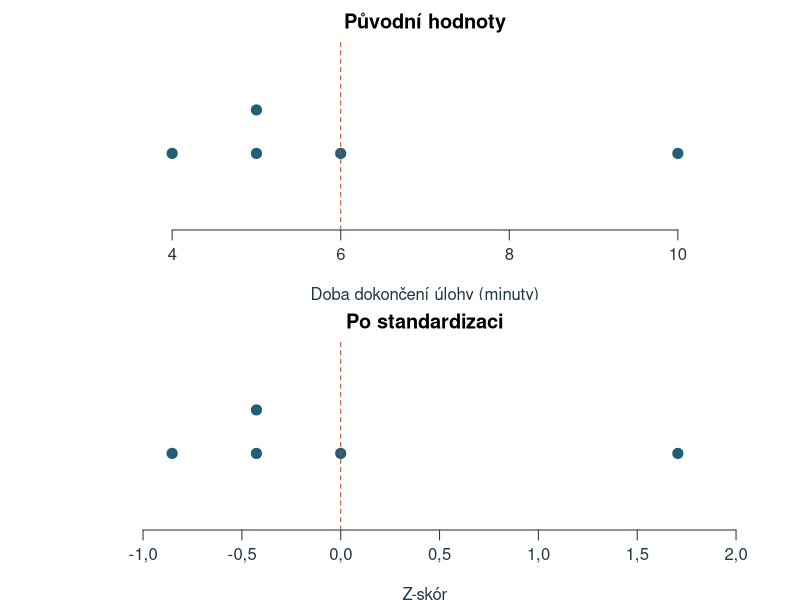
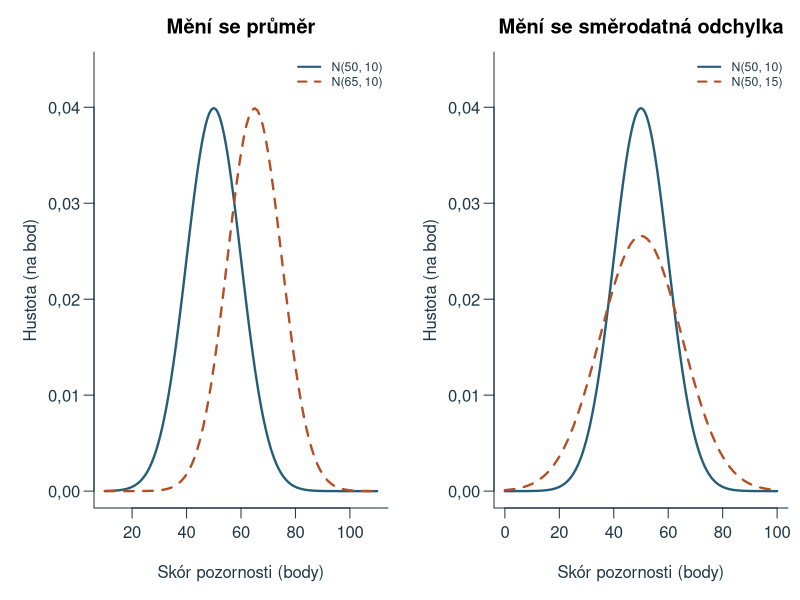
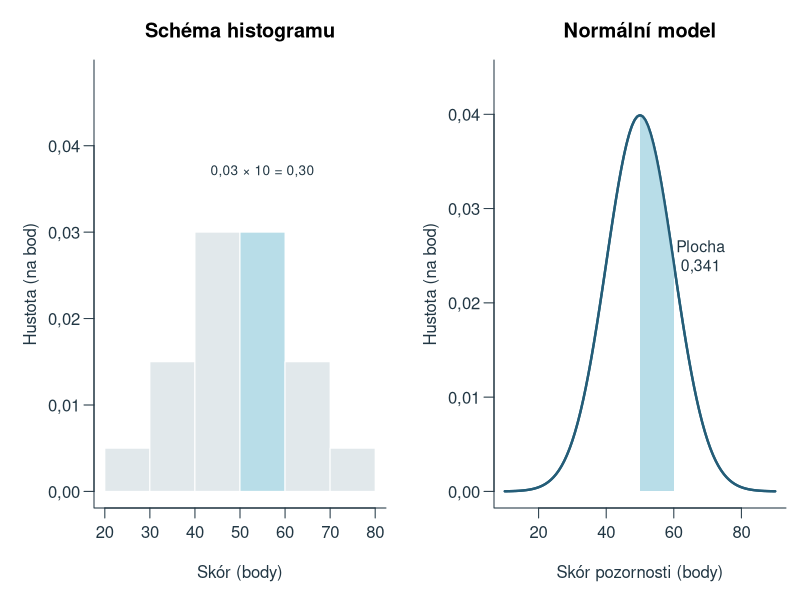
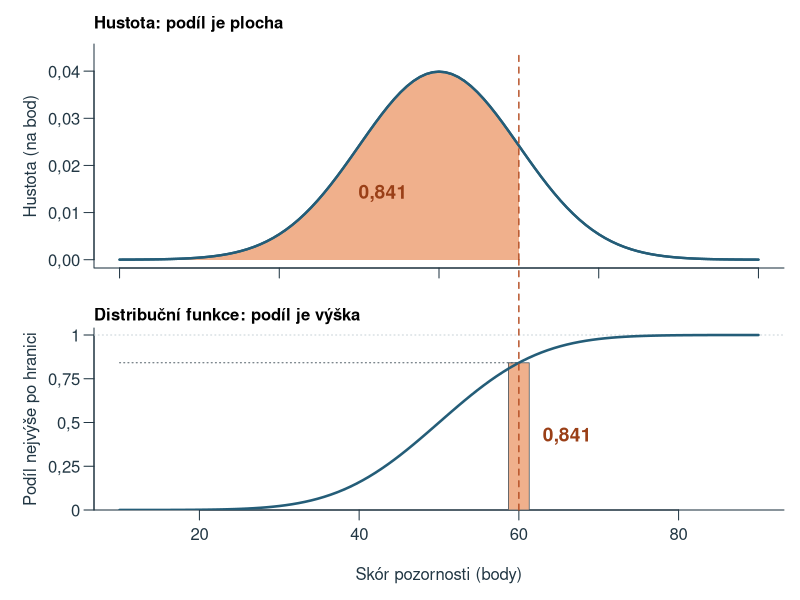
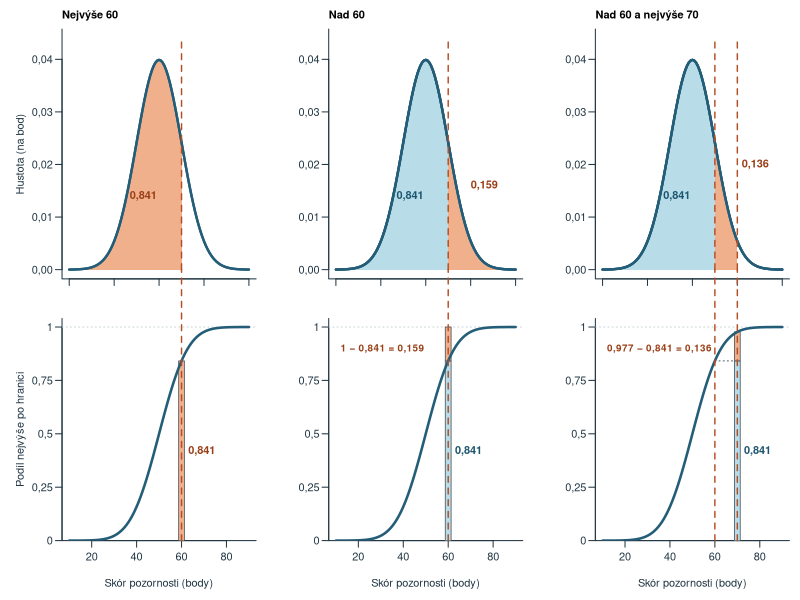
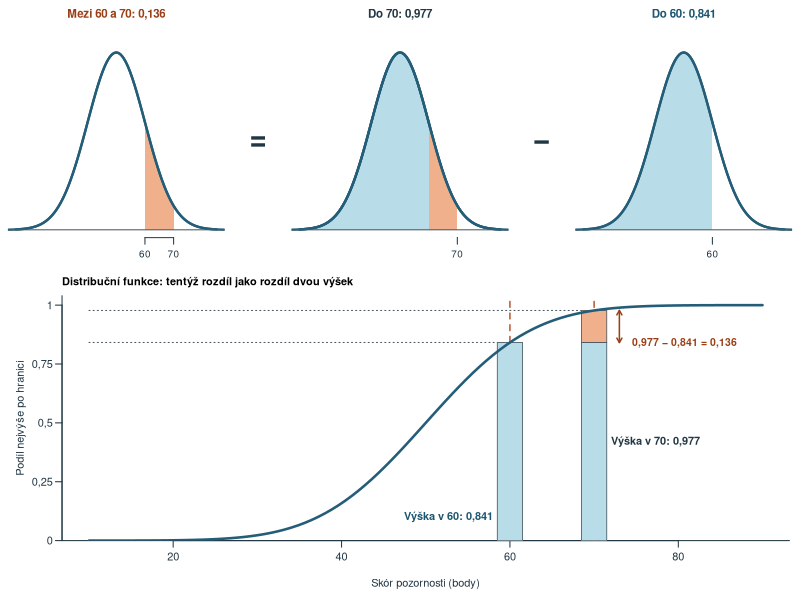
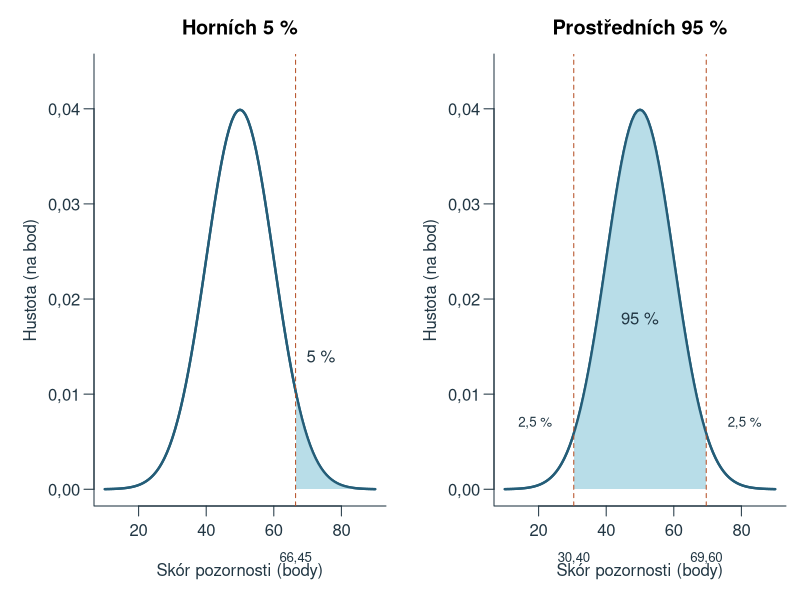
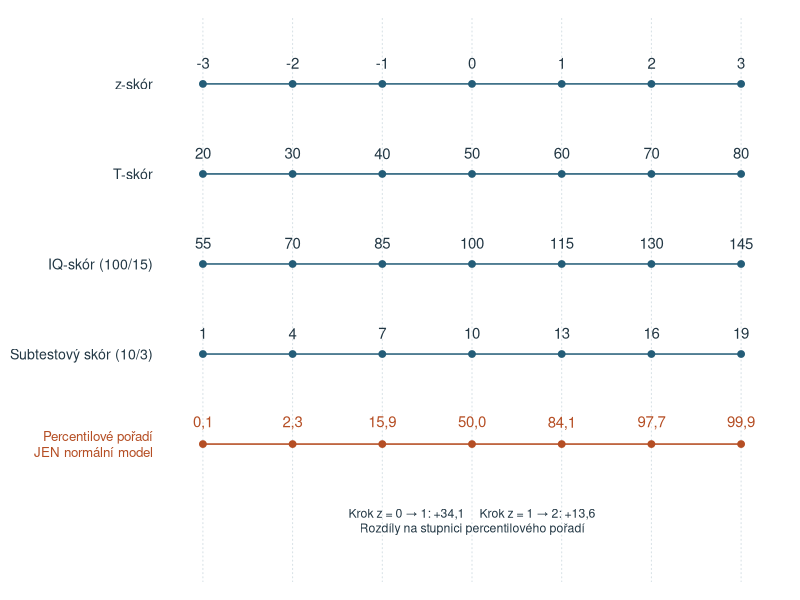

The R source for these figures, in order:
# Original teaching examples; base R, UTF-8, deterministic project-root paths.
ch4_data <- read.csv('data/kapitola_04.csv', fileEncoding='UTF-8')
ch4_x <- ch4_data$skor_body
ch4_p <- (seq_along(ch4_x)-.5)/length(ch4_x)
ch4_z <- qnorm(ch4_p)
ch4_reference <- mean(ch4_x)+sd(ch4_x)*ch4_z
ch4_sten_breaks <- c(-Inf,seq(-2,2,.5),Inf)
ch4_stanine_breaks <- c(-Inf,seq(-1.75,1.75,.5),Inf)
ch4_sten <- function(z) as.integer(cut(z,ch4_sten_breaks,right=TRUE))
ch4_stanine <- function(z) as.integer(cut(z,ch4_stanine_breaks,right=TRUE))
ch4_sten_proportions <- diff(pnorm(ch4_sten_breaks))
ch4_stanine_proportions <- diff(pnorm(ch4_stanine_breaks))
ch4_out <- 'assets/chapter-04/plots'
ch4_old_options <- options(OutDec=',')
dir.create(ch4_out,recursive=TRUE,showWarnings=FALSE)
ch4_blue <- '#245D78'; ch4_orange <- '#B54E24'; ch4_fill <- '#B8DDE8'; ch4_gray <- '#4D5A63'
ch4_draw <- function(name,code,width=8,height=4.5) {
  svg(file.path(ch4_out,paste0(name,'.svg')),width=width,height=height,family='sans',bg='white')
  par(mar=c(4.5,4.5,2.6,.8),mgp=c(2.7,.7,0),las=1,col.axis='#223744',col.lab='#223744',fg='#223744',cex=.9)
  force(code); dev.off()
}
ch4_curve <- function(mu=50,sigma=10,main='',xlim=c(10,90),ylim=c(0,.044)) {
  x <- seq(xlim[1],xlim[2],length.out=1001)
  plot(x,dnorm(x,mu,sigma),type='l',lwd=2.3,col=ch4_blue,xlab='Skór pozornosti (body)',ylab='Hustota (na bod)',main=main,xlim=xlim,ylim=ylim,bty='l')
}
ch4_area <- function(lower,upper,mu=50,sigma=10,fill=ch4_fill) {
  v <- seq(max(lower,mu-4*sigma),min(upper,mu+4*sigma),length.out=400)
  polygon(c(v[1],v,tail(v,1)),c(0,dnorm(v,mu,sigma),0),col=fill,border=NA)
  curve(dnorm(x,mu,sigma),add=TRUE,lwd=2.3,col=ch4_blue)
}
ch4_draw('standardizace', {
  par(mfrow=c(2,1),mar=c(3.5,3.5,2.1,1))
  v <- c(4,5,5,6,10); z <- (v-mean(v))/sd(v); h <- c(1,1,1.25,1,1)
  for(k in 1:2) {
    a <- if(k==1) v else z
    plot(a,h,pch=19,cex=1.35,col=ch4_blue,yaxt='n',ylab='',ylim=c(.6,1.6),xlim=range(a)+c(-.15,.15)*diff(range(a)),bty='n',xlab=if(k==1)'Doba dokončení úlohy (minuty)' else 'Z-skór',main=if(k==1)'Původní hodnoty' else 'Po standardizaci')
    abline(v=if(k==1)mean(v) else 0,lty=2,col=ch4_orange)
  }
},height=5)
ch4_draw('parametry', {
  par(mfrow=c(1,2),mar=c(4.6,4.7,2.6,.6))
  ch4_curve(main='Mění se průměr',xlim=c(10,110))
  curve(dnorm(x,65,10),add=TRUE,col=ch4_orange,lwd=2.3,lty=2)
  legend('topright',c('N(50, 10)','N(65, 10)'),col=c(ch4_blue,ch4_orange),lty=1:2,lwd=2,bty='n',cex=.74)
  ch4_curve(main='Mění se směrodatná odchylka',xlim=c(0,100))
  curve(dnorm(x,50,15),add=TRUE,col=ch4_orange,lwd=2.3,lty=2)
  legend('topright',c('N(50, 10)','N(50, 15)'),col=c(ch4_blue,ch4_orange),lty=1:2,lwd=2,bty='n',cex=.74)
},width=10)
ch4_draw('hustota', {
  par(mfrow=c(1,2),mar=c(4.6,4.7,3,.7))
  plot(NA,xlim=c(20,80),ylim=c(0,.048),xlab='Skór (body)',ylab='Hustota (na bod)',main='Schéma histogramu',bty='l')
  b <- seq(20,80,10); heights <- c(.005,.015,.03,.03,.015,.005)
  rect(b[-7],0,b[-1],heights,col=c(rep('#E1E8EB',3),ch4_fill,rep('#E1E8EB',2)),border='white')
  text(55,.037,'0,03 × 10 = 0,30',cex=.82)
  ch4_curve(main='Normální model')
  ch4_area(50,60)
  text(68,.025,'Plocha\n0,341',cex=.95)
},width=9)
# Density above, distribution function below: the coloured area equals the coloured height.
ch4_hi <- '#F0B08C'; ch4_hi_text <- '#9A3F17'; ch4_lo <- ch4_fill; ch4_lo_text <- '#1D5670'
ch4_fmt <- function(v) format(round(v,3),nsmall=3)
ch4_F <- function(x) pnorm(x,50,10)
ch4_top_mar <- c(1.6,4.7,2.2,.8); ch4_bottom_mar <- c(4.5,4.7,1.4,.8)
ch4_density_panel <- function(title,ylab='Hustota (na bod)') {
  par(mar=ch4_top_mar)
  x <- seq(10,90,length.out=1001)
  plot(x,dnorm(x,50,10),type='n',xlab='',ylab=ylab,xlim=c(10,90),ylim=c(0,.044),bty='l',xaxt='n')
  axis(1,at=seq(10,90,20),labels=FALSE)
  title(main=title,adj=0,cex.main=1)
}
ch4_density_line <- function() curve(dnorm(x,50,10),from=10,to=90,add=TRUE,lwd=2.3,col=ch4_blue)
ch4_cdf_panel <- function(title,ylab='Podíl nejvýše po hranici') {
  par(mar=ch4_bottom_mar)
  plot(NA,xlim=c(10,90),ylim=c(0,1.04),yaxs='i',xlab='Skór pozornosti (body)',ylab=ylab,bty='l',yaxt='n')
  axis(2,at=seq(0,1,.25),labels=c('0','0,25','0,5','0,75','1'))
  abline(h=1,col='#C9D3D8',lty=3)
  title(main=title,adj=0,cex.main=1)
}
ch4_cdf_line <- function() curve(ch4_F(x),from=10,to=90,add=TRUE,lwd=2.5,col=ch4_blue)
# Column at the boundary: stacked pieces c(y0,y1,fill).
ch4_column <- function(x,pieces,w=2.6) for(p in pieces) rect(x-w/2,p[[1]],x+w/2,p[[2]],col=p[[3]],border=ch4_gray,lwd=.8)
# One dashed boundary line through both panels; call in the top panel, then link() in the bottom one.
ch4_link_start <- function(xs) { segments(xs,0,xs,.044,lty=2,lwd=1.4,col=ch4_orange); grconvertY(0,'user','ndc') }
ch4_link_end <- function(xs,ndc) { op <- par(xpd=NA); segments(xs,0,xs,grconvertY(ndc,'ndc','user'),lty=2,lwd=1.4,col=ch4_orange); par(op) }
ch4_draw('distribucni', {
  layout(matrix(1:2,2))
  ch4_density_panel('Hustota: podíl je plocha')
  ch4_area(-Inf,60,fill=ch4_hi); ch4_density_line()
  text(43,.014,ch4_fmt(ch4_F(60)),col=ch4_hi_text,font=2,cex=1.15)
  ndc <- ch4_link_start(60)
  ch4_cdf_panel('Distribuční funkce: podíl je výška')
  ch4_column(60,list(list(0,ch4_F(60),ch4_hi)))
  segments(10,ch4_F(60),60,ch4_F(60),lty=3,col=ch4_gray)
  ch4_cdf_line(); ch4_link_end(60,ndc)
  text(63,ch4_F(60)/2,ch4_fmt(ch4_F(60)),col=ch4_hi_text,font=2,cex=1.15,adj=0)
},width=7,height=6.6)
ch4_draw('oblasti', {
  layout(matrix(1:6,2))
  ttl <- c('Nejvýše 60','Nad 60','Nad 60 a nejvýše 70')
  for(k in 1:3) {
    yl <- if(k==1) 'Hustota (na bod)' else ''
    ch4_density_panel(ttl[k],ylab=yl)
    if(k==1) { ch4_area(-Inf,60,fill=ch4_hi); text(43,.014,ch4_fmt(ch4_F(60)),col=ch4_hi_text,font=2) }
    if(k==2) { ch4_area(-Inf,60,fill=ch4_lo); ch4_area(60,Inf,fill=ch4_hi)
      text(43,.014,ch4_fmt(ch4_F(60)),col=ch4_lo_text,font=2); text(76,.016,ch4_fmt(1-ch4_F(60)),col=ch4_hi_text,font=2) }
    if(k==3) { ch4_area(-Inf,60,fill=ch4_lo); ch4_area(60,70,fill=ch4_hi)
      text(43,.014,ch4_fmt(ch4_F(60)),col=ch4_lo_text,font=2); text(78,.02,ch4_fmt(ch4_F(70)-ch4_F(60)),col=ch4_hi_text,font=2) }
    ch4_density_line()
    xs <- if(k==3) c(60,70) else 60
    ndc <- ch4_link_start(xs)
    ch4_cdf_panel('',ylab=if(k==1) 'Podíl nejvýše po hranici' else '')
    if(k==1) { ch4_column(60,list(list(0,ch4_F(60),ch4_hi)))
      text(63,.42,ch4_fmt(ch4_F(60)),col=ch4_hi_text,font=2,adj=0) }
    if(k==2) { ch4_column(60,list(list(0,ch4_F(60),ch4_lo),list(ch4_F(60),1,ch4_hi)))
      text(63,.42,ch4_fmt(ch4_F(60)),col=ch4_lo_text,font=2,adj=0)
      text(12,.9,paste0('1 − ',ch4_fmt(ch4_F(60)),' = ',ch4_fmt(1-ch4_F(60))),col=ch4_hi_text,font=2,adj=0,cex=.9) }
    if(k==3) { segments(60,ch4_F(60),70,ch4_F(60),lty=3,col=ch4_gray)
      ch4_column(70,list(list(0,ch4_F(60),ch4_lo),list(ch4_F(60),ch4_F(70),ch4_hi)))
      text(73,.42,ch4_fmt(ch4_F(60)),col=ch4_lo_text,font=2,adj=0)
      text(12,.9,paste0(ch4_fmt(ch4_F(70)),' − ',ch4_fmt(ch4_F(60)),' = ',ch4_fmt(ch4_F(70)-ch4_F(60))),col=ch4_hi_text,font=2,adj=0,cex=.9) }
    ch4_cdf_line(); ch4_link_end(xs,ndc)
  }
},width=10.5,height=6.4)
ch4_draw('mezi', {
  layout(matrix(c(1,2,3,4,5,6,6,6,6,6),2,byrow=TRUE),widths=c(1,.22,1,.22,1),heights=c(1,1.25))
  mini <- function(parts,lab,labcol,ticks) {
    par(mar=c(2.2,.6,2,.6))
    plot(NA,xlim=c(15,85),ylim=c(0,.044),axes=FALSE,xlab='',ylab='')
    for(p in parts) ch4_area(p[[1]],p[[2]],fill=p[[3]])
    ch4_density_line(); axis(1,at=ticks,cex.axis=.9); abline(h=0,col=ch4_gray)
    title(main=lab,col.main=labcol,cex.main=1.05)
  }
  sym <- function(s) { par(mar=c(2.2,0,2,0)); plot.new(); text(.5,.45,s,cex=2.6,font=2,col='#223744') }
  mini(list(list(60,70,ch4_hi)),paste('Mezi 60 a 70:',ch4_fmt(ch4_F(70)-ch4_F(60))),ch4_hi_text,c(60,70))
  sym('=')
  mini(list(list(-Inf,60,ch4_lo),list(60,70,ch4_hi)),paste('Do 70:',ch4_fmt(ch4_F(70))),'#223744',70)
  sym('−')
  mini(list(list(-Inf,60,ch4_lo)),paste('Do 60:',ch4_fmt(ch4_F(60))),ch4_lo_text,60)
  par(mar=c(4.5,4.7,2.2,.8))
  plot(NA,xlim=c(10,90),ylim=c(0,1.04),yaxs='i',xlab='Skór pozornosti (body)',ylab='Podíl nejvýše po hranici',bty='l',yaxt='n')
  axis(2,at=seq(0,1,.25),labels=c('0','0,25','0,5','0,75','1'))
  title(main='Distribuční funkce: tentýž rozdíl jako rozdíl dvou výšek',adj=0,cex.main=1)
  abline(v=c(60,70),lty=2,lwd=1.4,col=ch4_orange)
  segments(10,c(ch4_F(60),ch4_F(70)),c(60,70),c(ch4_F(60),ch4_F(70)),lty=3,col=ch4_gray)
  ch4_column(60,list(list(0,ch4_F(60),ch4_lo)),w=3)
  ch4_column(70,list(list(0,ch4_F(60),ch4_lo),list(ch4_F(60),ch4_F(70),ch4_hi)),w=3)
  ch4_cdf_line()
  text(58,.1,paste('Výška v 60:',ch4_fmt(ch4_F(60))),col=ch4_lo_text,font=2,adj=1)
  text(72,.42,paste('Výška v 70:',ch4_fmt(ch4_F(70))),col='#223744',font=2,adj=0)
  arrows(73,ch4_F(60),73,ch4_F(70),code=3,length=.05,col=ch4_hi_text,lwd=1.5)
  text(74.5,(ch4_F(60)+ch4_F(70))/2-.07,paste0(ch4_fmt(ch4_F(70)),' − ',ch4_fmt(ch4_F(60)),' = ',ch4_fmt(ch4_F(70)-ch4_F(60))),col=ch4_hi_text,font=2,adj=0,cex=.95)
},width=10,height=6.6)
ch4_draw('kvantily', {
  par(mfrow=c(1,2),mar=c(4.7,4.7,2.7,.7))
  ch4_curve(main='Horních 5 %');a<-qnorm(.95,50,10);ch4_area(a,Inf)
  abline(v=a,lty=2,col=ch4_orange);text(74,.014,'5 %');axis(1,at=a,labels='66,45',line=1.3,tick=FALSE,cex.axis=.8)
  ch4_curve(main='Prostředních 95 %');a<-qnorm(c(.025,.975),50,10);ch4_area(a[1],a[2])
  abline(v=a,lty=2,col=ch4_orange);text(50,.018,'95 %');text(c(19,81),.007,'2,5 %',cex=.8)
  axis(1,at=a,labels=c('30,40','69,60'),line=1.3,tick=FALSE,cex.axis=.8)
},width=9)
ch4_draw('skaly', {
  par(mar=c(1,9,1,1))
  zz<--3:3
  plot(NA,xlim=c(-3.2,3.2),ylim=c(-1.3,4.5),axes=FALSE,xlab='',ylab='')
  abline(v=zz,col='#D6E0E5',lty=3)
  for(k in 1:4) {
    y<-5-k;segments(-3,y,3,y,col=ch4_blue,lwd=1.5)
    points(zz,rep(y,7),pch=19,col=ch4_blue)
    text(zz,y+.23,list(zz,50+10*zz,100+15*zz,10+3*zz)[[k]])
    mtext(c('z-skór','T-skór','IQ-skór (100/15)','Subtestový skór (10/3)')[k],side=2,at=y,line=.5,las=1,cex=.85)
  }
  segments(-3,0,3,0,col=ch4_orange,lwd=1.5)
  points(zz,rep(0,7),pch=19,col=ch4_orange)
  text(zz,.23,format(round(100*pnorm(zz),1),decimal.mark=',',trim=TRUE),col=ch4_orange)
  mtext('Percentilové pořadí\nJEN normální model',side=2,at=0,line=.5,las=1,cex=.8,col=ch4_orange)
  text(0,-.85,'Krok z = 0 → 1: +34,1     Krok z = 1 → 2: +13,6\nRozdíly na stupnici percentilového pořadí',cex=.82)
},height=5.8)
ch4_draw('z-jako-jednotka', {
  par(mar=c(0,0,0,0));plot.new();plot.window(xlim=c(0,10),ylim=c(0,7),xaxs='i',yaxs='i')
  for(k in 1:2) {
    y<-if(k==1) 5 else 2
    text(.5,y+1.3,if(k==1) 'Test A: průměr 50 bodů; směrodatná odchylka 10 bodů' else 'Test B: průměr 30 bodů; směrodatná odchylka 6 bodů',adj=0,font=2)
    xx<-c(2,4,6);segments(1,y,7,y,col=ch4_blue)
    points(xx,rep(y,3),pch=19,col=ch4_blue)
    text(xx,y-.5,if(k==1)c('50','60','70') else c('30','36','42'))
    for(j in seq_len(k)) {
      arrows(xx[j],y+.5,xx[j+1],y+.5,length=.08,code=3,col=ch4_orange)
      text(mean(xx[j:(j+1)]),y+.8,if(k==1)'10 bodů' else '6 bodů',cex=.85)
    }
    points(xx[k+1],y,pch=21,cex=2.7,col=ch4_orange,bg='white',lwd=2)
    text(8.5,y,paste0('z = ',k),font=2,cex=1.25)
    text(2,y-.95,'průměr',cex=.85)
  }
  text(.5,.25,'Porovnáváme počet kroků od průměru, nikoli počty hrubých bodů.',adj=0,cex=.85)
},width=8,height=5.4)
ch4_draw('pasma-skoru', {
  par(mfrow=c(2,1),mar=c(6.2,4.4,4.6,1),cex=.95)
  pct<-function(v) paste0(format(round(100*v,1),nsmall=1,decimal.mark=',',trim=TRUE),' %')
  # Text on a white box so that it stays legible over the band boundaries.
  boxed<-function(x,y,label,adj=0,cex=.8,col='#223744') {
    w<-strwidth(label,cex=cex);h<-strheight(label,cex=cex)
    x0<-x-adj*w;rect(x0-.05,y-h/2-.012,x0+w+.05,y+h/2+.012,col='white',border=NA)
    text(x0,y,label,adj=c(0,.5),cex=cex,col=col)
  }
  for(k in 1:2) {
    breaks<-if(k==1) ch4_sten_breaks else ch4_stanine_breaks
    props<-if(k==1) ch4_sten_proportions else ch4_stanine_proportions
    inner<-breaks[is.finite(breaks)]
    finite_breaks<-pmax(-3.5,pmin(3.5,breaks));target<-if(k==1) ch4_sten(1.2) else ch4_stanine(1.2)
    plot(NA,xlim=c(-3.5,3.5),ylim=c(0,.48),xlab='',ylab='Hustota',bty='l',xaxt='n',yaxs='i')
    title(main=if(k==1)'Deset stenových pásem' else 'Devět staninových pásem',line=3)
    for(j in seq_len(length(breaks)-1)) {
      v<-seq(finite_breaks[j],finite_breaks[j+1],length.out=150)
      polygon(c(v[1],v,tail(v,1)),c(0,dnorm(v),0),border=NA,
        col=if(j==target)'#F3C395' else c('#DAEBF1','#B8DDE8')[(j%%2)+1])
    }
    curve(dnorm(x),add=TRUE,col=ch4_blue,lwd=2)
    abline(v=inner,col='#667078',lty=3)
    mids<-(head(finite_breaks,-1)+tail(finite_breaks,-1))/2
    axis(1,at=inner,cex.axis=.78)
    # Axis title right under the z values; band numbers form a separate row below.
    mtext('Z-skór',side=1,line=1.75,cex=.95)
    mtext(if(k==1)'Sten:' else 'Stanin:',side=1,line=4.4,at=-3.3,cex=.8)
    mtext(seq_along(mids),side=1,line=4.4,at=mids,cex=.85)
    # Model share of every band just above the axis; cumulative share above each boundary.
    text(mids,ifelse(is.finite(head(breaks,-1))&is.finite(breaks[-1]),.016,.035),pct(props),cex=.6,col='#223744')
    mtext(pct(pnorm(inner)),side=3,line=.25,at=inner,cex=.62,col=ch4_hi_text)
    mtext('Kumulativně:',side=3,line=.25,at=-3.5,adj=0,cex=.62,col=ch4_hi_text)
    points(1.2,dnorm(1.2),pch=19,col=ch4_orange)
    arrows(1.2,.36,1.2,dnorm(1.2)+.02,length=.08,col=ch4_orange)
    boxed(1.25,.39,paste0('z = 1,2 → ',if(k==1)'sten ' else 'stanin ',target),cex=.85)
    arrows(c(-2.8,2.8),c(.07,.07),c(-3.4,3.4),c(.07,.07),length=.08)
    text(c(-2.8,2.8),c(.1,.1),'pokračuje',cex=.7)
    if(k==1) {
      points(c(1.1,1.4),c(.07,.07),pch=21,bg='white',col=ch4_orange,cex=.9)
      boxed(-3.35,.41,'Malé kroužky: z = 1,1 a 1,4',cex=.75)
      boxed(-3.35,.36,'Oba výsledky patří do stenu 8.',cex=.75)
    }
  }
},width=8.5,height=8.8)
ch4_norm_x <- c(11,12,12,13,14,14,14,16,17,19,22,26,31,39,52)
ch4_norm_z <- qnorm((rank(ch4_norm_x)-.5)/length(ch4_norm_x))
ch4_draw('normalizace', {
  par(mar=c(4.3,4.6,2.6,4.6))
  x <- ch4_norm_x; z <- ch4_norm_z; g <- 2.6; w <- 7.6
  ux <- function(v) (v-10)/45; uz <- function(v) (v+2.25)/4.5
  hx <- hist(x,breaks=seq(10,55,5),right=FALSE,plot=FALSE)
  hz <- hist(z,breaks=seq(-2,2,.5),right=FALSE,plot=FALSE)
  plot(NA,xlim=c(-g-w,g+w),ylim=c(0,1),xaxs='i',yaxs='i',axes=FALSE,xlab='',ylab='')
  abline(h=ux(seq(10,55,5)),col='#EEF2F4'); box(bty='l',col='#223744'); box(bty='7',col='#223744')
  rect(-g-hx$counts,ux(head(hx$breaks,-1)),-g,ux(hx$breaks[-1]),col=ch4_fill,border=ch4_blue,lwd=.8)
  rect(g,uz(head(hz$breaks,-1)),g+hz$counts,uz(hz$breaks[-1]),col=ch4_hi,border=ch4_hi_text,lwd=.8)
  # Tied values sit side by side; each pair of dots is joined by a translucent line.
  tie <- ave(x,x,FUN=function(v) seq_along(v)-(length(v)+1)/2)*.32
  xl <- -g+.75+tie; xr <- g-.75+tie
  segments(xl,ux(x),xr,uz(z),col=adjustcolor(ch4_gray,.5),lwd=1.3)
  points(xl,ux(x),pch=21,bg=ch4_blue,col='white',cex=1.25)
  points(xr,uz(z),pch=21,bg=ch4_hi_text,col='white',cex=1.25)
  axis(2,at=ux(seq(10,50,10)),labels=seq(10,50,10))
  axis(4,at=uz(-2:2),labels=c('−2','−1','0','1','2'))
  mtext('Doba řešení (s)',side=2,line=2.8,las=0); mtext('z-skór po normalizaci',side=4,line=2.8,las=0)
  cnt <- 0:7
  axis(1,at=c(-g-cnt,g+cnt),labels=c(cnt,cnt))
  mtext('Četnost',side=1,line=2.5)
  mtext('Původní doby',side=3,line=.6,at=-g-w/2,font=2)
  mtext('Po normalizaci',side=3,line=.6,at=g+w/2,font=2)
},width=8,height=5.6)
ch4_draw('qq-konstrukce', {
  par(mar=c(0,0,0,0));plot.new();plot.window(xlim=c(0,10),ylim=c(0,9),xaxs='i',yaxs='i')
  box_label<-function(x,y,w,h,label,fill=ch4_fill) {
    rect(x-w/2,y-h/2,x+w/2,y+h/2,col=fill,border=ch4_blue)
    text(x,y,label,cex=.93)
  }
  box_label(5,8.1,7,1,'První pořadí z 12 seřazených skórů: i = 1')
  arrows(c(4,6),7.5,c(2.5,7.5),6.8,length=.1)
  box_label(2.5,6,4,1.4,'DATA\nPrvní pozorovaný skór: 35 bodů')
  box_label(7.5,6,4,1.4,'MODEL\nPodíl p = (1 − 0,5) / 12\n≈ 0,041667')
  arrows(7.5,5.2,7.5,4.7,length=.1)
  box_label(7.5,3.9,4,1.4,'Normální kvantil pro tento podíl\nz ≈ −1,731664')
  arrows(2.5,5.2,3.6,2,length=.1)
  arrows(7.5,3.1,6.4,2,length=.1)
  text(1.65,3.65,'Svislá osa\npozorovaný skór',cex=.85)
  text(8.05,2.5,'Vodorovná osa\nteoretický kvantil',cex=.85)
  box_label(5,1.3,5.5,1.2,'Bod Q–Q grafu: (−1,73; 35)',fill='#FAECDD')
  text(5,.25,'Pořadí propojí data s modelem; nejde o dvě měření jednoho člověka.',cex=.85)
},width=8,height=6.7)
ch4_draw('qq-priklad', {
  plot(ch4_z,ch4_x,pch=19,col=ch4_blue,cex=1.15,xlab='Teoretický normální kvantil (z)',ylab='Pozorovaný skór pozornosti (body)',bty='l',xlim=c(-2,2),ylim=c(30,70))
  abline(a=mean(ch4_x),b=sd(ch4_x),col=ch4_orange,lwd=2,lty=2)
  legend('topleft',c('Pozorované skóry','Referenční přímka m + s z'),col=c(ch4_blue,ch4_orange),pch=c(19,NA),lty=c(NA,2),bty='n',cex=.85)
},width=7)
# Distinct simulations for graphical diagnosis; not empirical psychological data.
set.seed(20261010)
# New sets are appended so that the earlier draws keep their values.
ch4_simulations <- list(normalni=rnorm(200,50,10),sikme=30+rexp(200,rate=1/15),chvosty=50+8*rt(200,df=3),smes=c(rnorm(100,36,5),rnorm(100,64,5)),
  sikme_vlevo=70-rexp(200,rate=1/10),lehke=runif(200,30,70))
ch4_titles <- c(normalni='Normální model',sikme='Rozdělení zešikmené doprava',chvosty='Těžší chvosty',smes='Směs dvou skupin',
  sikme_vlevo='Rozdělení zešikmené doleva',lehke='Lehčí chvosty')
for(nm in names(ch4_simulations)) ch4_draw(paste0('diagnostika-',nm), {
  v<-ch4_simulations[[nm]]; z<-qnorm((seq_along(v)-.5)/length(v))
  par(mfrow=c(1,2),mar=c(4.6,4.7,2.7,.6))
  h<-hist(v,breaks='FD',plot=FALSE);xx<-seq(min(h$breaks),max(h$breaks),length.out=500)
  plot(h,freq=FALSE,col=ch4_fill,border='white',main=ch4_titles[nm],xlab='Simulovaný skór',ylab='Hustota',ylim=c(0,1.12*max(h$density,dnorm(xx,mean(v),sd(v)))));lines(xx,dnorm(xx,mean(v),sd(v)),col=ch4_orange,lwd=2)
  plot(z,sort(v),pch=19,cex=.55,col=ch4_blue,xlab='Teoretický normální kvantil (z)',ylab='Seřazený simulovaný skór',main='Normální Q–Q graf',bty='l')
  abline(a=mean(v),b=sd(v),lty=2,col=ch4_orange,lwd=2)
},width=9,height=4.4)
# Optional extension: the same right-skewed simulation as a Q-Q plot and a P-P plot.
ch4_draw('pp-qq', {
  v<-sort(ch4_simulations$sikme); n<-length(v); p<-(seq_len(n)-.5)/n; z<-qnorm(p)
  par(mfrow=c(1,2),mar=c(4.6,4.7,2.7,.8))
  plot(z,v,pch=19,cex=.55,col=ch4_blue,xlab='Teoretický normální kvantil (z)',ylab='Seřazený simulovaný skór',main='Q–Q graf: porovnává hodnoty',bty='l')
  abline(a=mean(v),b=sd(v),lty=2,col=ch4_orange,lwd=2)
  plot(p,pnorm((v-mean(v))/sd(v)),pch=19,cex=.55,col=ch4_blue,xlab='Empirický podíl (i − 0,5)/n',ylab='Modelový podíl podle normálního modelu',main='P–P graf: porovnává podíly',bty='l',xlim=c(0,1),ylim=c(0,1),xaxs='i',yaxs='i')
  abline(0,1,lty=2,col=ch4_orange,lwd=2)
},width=9,height=4.4)
# Same normal simulation: the curve matches bar heights only on the density scale.
ch4_draw('histogram-krivka', {
  v<-ch4_simulations$normalni; h<-hist(v,breaks='FD',plot=FALSE)
  xx<-seq(min(h$breaks),max(h$breaks),length.out=500); yy<-dnorm(xx,mean(v),sd(v))
  par(mfrow=c(1,2),mar=c(4.6,4.7,2.7,.6))
  plot(h,freq=TRUE,col=ch4_fill,border='white',main='Svislá osa: četnost',xlab='Simulovaný skór',ylab='Četnost',ylim=c(0,1.12*max(h$counts)))
  lines(xx,yy,col=ch4_orange,lwd=2)
  plot(h,freq=FALSE,col=ch4_fill,border='white',main='Svislá osa: hustota',xlab='Simulovaný skór',ylab='Hustota (na bod)',ylim=c(0,1.12*max(h$density,yy)))
  lines(xx,yy,col=ch4_orange,lwd=2)
},width=9,height=4.4)
options(ch4_old_options)
